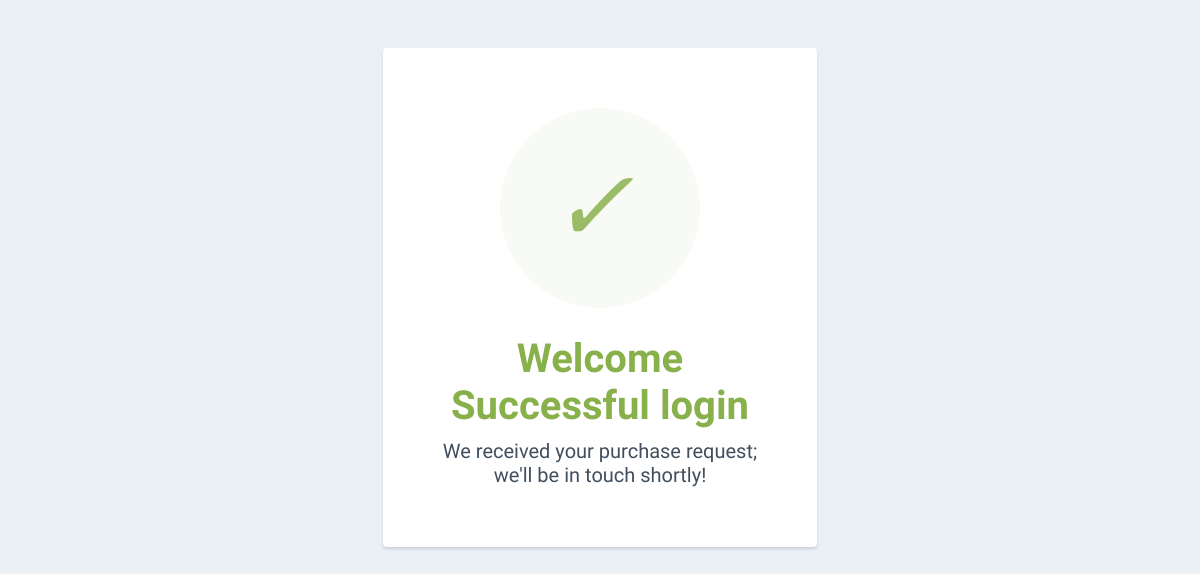
The page /success?user_id=3a3c2e65-a571-4e8a-ac81-e4c75d93327f on the database as committed earlier.
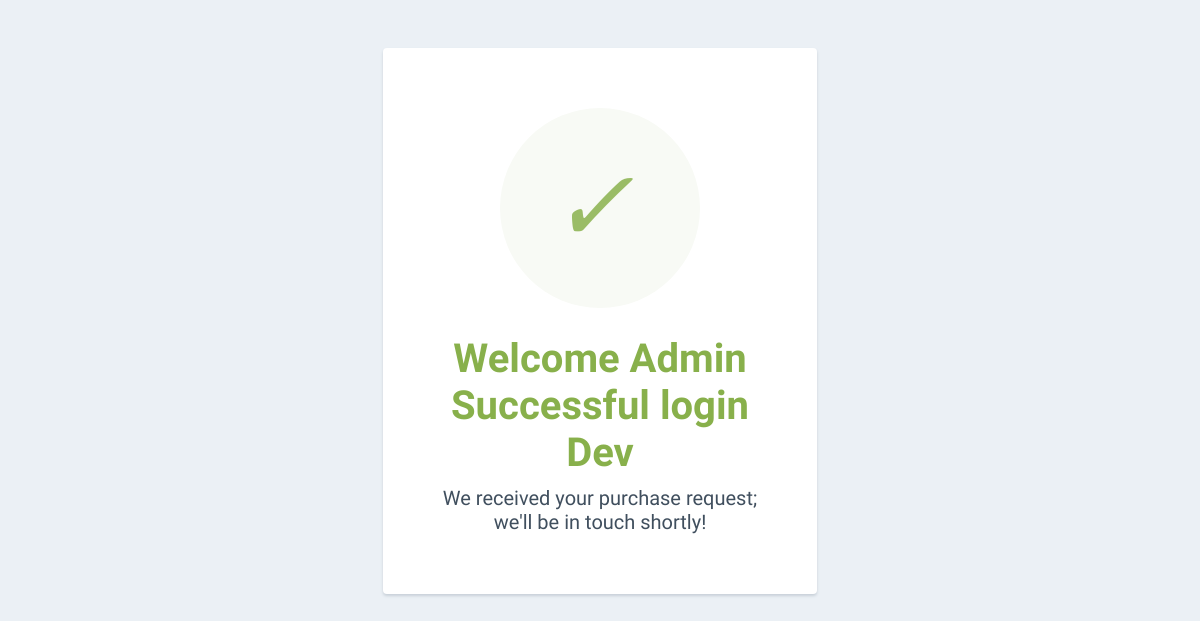
The same page on the database as committed later.
### models/user.py (models this page shows, shortened)
class User(BaseModel, Base):
    __tablename__ = "user"
    email = Column(String(128), nullable=False)
    first_name = Column(String(128), nullable=False)
    last_name = Column(String(128), nullable=False)
    middle_name = Column(String(128), nullable=True)
    password = Column(String(128), nullable=False)
    role = Column(String(128), nullable=False)
    task = relationship("Task", backref="user", cascade="all, delete, delete-orphan", passive_deletes=True)

### web_dynamic/td.py (the view)
@app.route('/success', strict_slashes=False)
def success():
    """Render the success page based on the user properties"""
    from models.user import User
    user_id = request.args.get('user_id')
    user = storage.get(User, user_id)
    return render_template('success.html', user=user)

### models/engine/db_storage.py (called while the page is built)
    def all(self, cls=None):
        new_dict = {}
        for clss in clx:
            if cls is None or cls is clx[clss] or cls is clss:
                objs = self.__session.query(clx[clss]).all()
                for obj in objs:
                    key = obj.__class__.__name__ + "." + obj.id
                    new_dict[key] = obj
        return new_dict

    def close(self):
        if self.__session:
            self.__session.remove()

    def get(self, cls, idx):
        if cls and idx:
            key_name = "{}.{}".format(cls.__name__, idx)
            return self.all(cls).get(key_name)
        return None

### web_dynamic/td.py (called while the page is built)
@app.teardown_appcontext
def teardown_db(exception):
    storage.close()

### web_dynamic/templates/success.html (shortened to what this page needs)
<html>
  <head>
  </head>
    <body>
      <div class="card">
      <div style="border-radius:200px; height:200px; width:200px; background: #F8FAF5; margin:0 auto;">
        <i class="checkmark">✓</i>
      </div>
        <h1>Welcome {{ user.first_name }} <br/> Successful login <br/> {{ user.last_name }}</h1>
        <p>We received your purchase request;<br/> we'll be in touch shortly!</p>
      </div>
    </body>
</html>

### web_dynamic/templates/success.html (style rules this page uses)
body { text-align: center; padding: 40px 0; background: #EBF0F5; }
h1 { color: #88B04B; font-family: "Nunito Sans", "Helvetica Neue", sans-serif; font-weight: 900; font-size: 40px; margin-bottom: 10px; }
p { color: #404F5E; font-family: "Nunito Sans", "Helvetica Neue", sans-serif; font-size:20px; margin: 0; }
i { color: #9ABC66; font-size: 100px; line-height: 200px; margin-left:-15px; }
.card { background: white; padding: 60px; border-radius: 4px; box-shadow: 0 2px 3px #C8D0D8; display: inline-block; margin: 0 auto; }

Rows that differ between the two databases and show on the page:
added User: first_name "Admin", last_name "Dev"
